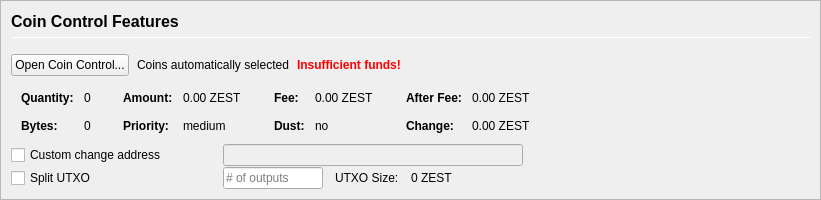
         <widget class="QFrame" name="frameCoinControl">
          <property name="sizePolicy">
           <sizepolicy hsizetype="Expanding" vsizetype="Expanding">
            <horstretch>0</horstretch>
            <verstretch>0</verstretch>
           </sizepolicy>
          </property>
          <property name="maximumSize">
           <size>
            <width>16777215</width>
            <height>16777215</height>
           </size>
          </property>
          <property name="frameShape">
           <enum>QFrame::StyledPanel</enum>
          </property>
          <property name="frameShadow">
           <enum>QFrame::Sunken</enum>
          </property>
          <layout class="QVBoxLayout" name="verticalLayoutCoinControl2">
           <property name="spacing">
            <number>0</number>
           </property>
           <property name="leftMargin">
            <number>0</number>
           </property>
           <property name="topMargin">
            <number>0</number>
           </property>
           <property name="rightMargin">
            <number>0</number>
           </property>
           <property name="bottomMargin">
            <number>0</number>
           </property>
           <item>
            <widget class="QFrame" name="frameCoinControl_BG">
             <layout class="QVBoxLayout" name="verticalLayoutCoinControl" stretch="0,0,0,0,0,0">
              <property name="spacing">
               <number>1</number>
              </property>
              <property name="leftMargin">
               <number>10</number>
              </property>
              <property name="topMargin">
               <number>10</number>
              </property>
              <item>
               <layout class="QHBoxLayout" name="horizontalLayoutCoinControl1">
                <property name="bottomMargin">
                 <number>15</number>
                </property>
                <item>
                 <layout class="QVBoxLayout" name="verticalLayout_3">
                  <property name="spacing">
                   <number>6</number>
                  </property>
                  <item>
                   <widget class="QLabel" name="labelCoinControlFeatures">
                    <property name="sizePolicy">
                     <sizepolicy hsizetype="Preferred" vsizetype="Maximum">
                      <horstretch>0</horstretch>
                      <verstretch>0</verstretch>
                     </sizepolicy>
                    </property>
                    <property name="minimumSize">
                     <size>
                      <width>0</width>
                      <height>20</height>
                     </size>
                    </property>
                    <property name="font">
                     <font>
                      <pointsize>12</pointsize>
                      <weight>75</weight>
                      <bold>true</bold>
                     </font>
                    </property>
                    <property name="styleSheet">
                     <string notr="true">font-weight:bold;</string>
                    </property>
                    <property name="text">
                     <string>Coin Control Features</string>
                    </property>
                   </widget>
                  </item>
                  <item>
                   <widget class="Line" name="line">
                    <property name="minimumSize">
                     <size>
                      <width>0</width>
                      <height>1</height>
                     </size>
                    </property>
                    <property name="maximumSize">
                     <size>
                      <width>16777215</width>
                      <height>1</height>
                     </size>
                    </property>
                    <property name="orientation">
                     <enum>Qt::Horizontal</enum>
                    </property>
                   </widget>
                  </item>
                 </layout>
                </item>
               </layout>
              </item>
              <item>
               <layout class="QHBoxLayout" name="horizontalLayoutCoinControl2" stretch="0,0,0,0">
                <property name="spacing">
                 <number>8</number>
                </property>
                <property name="bottomMargin">
                 <number>10</number>
                </property>
                <item>
                 <widget class="QPushButton" name="pushButtonCoinControl">
                  <property name="styleSheet">
                   <string notr="true"/>
                  </property>
                  <property name="text">
                   <string>Open Coin Control...</string>
                  </property>
                  <property name="autoDefault">
                   <bool>false</bool>
                  </property>
                 </widget>
                </item>
                <item>
                 <widget class="QLabel" name="labelCoinControlAutomaticallySelected">
                  <property name="text">
                   <string>Coins automatically selected</string>
                  </property>
                  <property name="margin">
                   <number>5</number>
                  </property>
                 </widget>
                </item>
                <item>
                 <widget class="QLabel" name="labelCoinControlInsuffFunds">
                  <property name="font">
                   <font>
                    <weight>75</weight>
                    <bold>true</bold>
                   </font>
                  </property>
                  <property name="styleSheet">
                   <string notr="true">color:red;font-weight:bold;</string>
                  </property>
                  <property name="text">
                   <string>Insufficient funds!</string>
                  </property>
                  <property name="margin">
                   <number>5</number>
                  </property>
                 </widget>
                </item>
                <item>
                 <spacer name="horizontalSpacerCoinControl">
                  <property name="orientation">
                   <enum>Qt::Horizontal</enum>
                  </property>
                  <property name="sizeHint" stdset="0">
                   <size>
                    <width>40</width>
                    <height>1</height>
                   </size>
                  </property>
                 </spacer>
                </item>
               </layout>
              </item>
              <item>
               <widget class="QWidget" name="widgetCoinControl" native="true">
                <property name="sizePolicy">
                 <sizepolicy hsizetype="Preferred" vsizetype="Preferred">
                  <horstretch>0</horstretch>
                  <verstretch>0</verstretch>
                 </sizepolicy>
                </property>
                <property name="minimumSize">
                 <size>
                  <width>0</width>
                  <height>0</height>
                 </size>
                </property>
                <property name="styleSheet">
                 <string notr="true"/>
                </property>
                <layout class="QHBoxLayout" name="horizontalLayoutCoinControl5">
                 <property name="leftMargin">
                  <number>0</number>
                 </property>
                 <property name="topMargin">
                  <number>0</number>
                 </property>
                 <property name="rightMargin">
                  <number>0</number>
                 </property>
                 <property name="bottomMargin">
                  <number>0</number>
                 </property>
                 <item>
                  <layout class="QHBoxLayout" name="horizontalLayoutCoinControl3" stretch="0,0,0,1">
                   <property name="spacing">
                    <number>20</number>
                   </property>
                   <property name="topMargin">
                    <number>0</number>
                   </property>
                   <property name="bottomMargin">
                    <number>10</number>
                   </property>
                   <item>
                    <layout class="QFormLayout" name="formLayoutCoinControl1">
                     <property name="horizontalSpacing">
                      <number>10</number>
                     </property>
                     <property name="verticalSpacing">
                      <number>14</number>
                     </property>
                     <property name="leftMargin">
                      <number>10</number>
                     </property>
                     <property name="topMargin">
                      <number>4</number>
                     </property>
                     <property name="rightMargin">
                      <number>6</number>
                     </property>
                     <item row="0" column="0">
                      <widget class="QLabel" name="labelCoinControlQuantityText">
                       <property name="font">
                        <font>
                         <weight>75</weight>
                         <bold>true</bold>
                        </font>
                       </property>
                       <property name="text">
                        <string>Quantity:</string>
                       </property>
                       <property name="margin">
                        <number>0</number>
                       </property>
                      </widget>
                     </item>
                     <item row="0" column="1">
                      <widget class="QLabel" name="labelCoinControlQuantity">
                       <property name="cursor">
                        <cursorShape>IBeamCursor</cursorShape>
                       </property>
                       <property name="contextMenuPolicy">
                        <enum>Qt::ActionsContextMenu</enum>
                       </property>
                       <property name="text">
                        <string notr="true">0</string>
                       </property>
                       <property name="margin">
                        <number>0</number>
                       </property>
                       <property name="textInteractionFlags">
                        <set>Qt::LinksAccessibleByMouse|Qt::TextSelectableByKeyboard|Qt::TextSelectableByMouse</set>
                       </property>
                      </widget>
                     </item>
                     <item row="1" column="0">
                      <widget class="QLabel" name="labelCoinControlBytesText">
                       <property name="font">
                        <font>
                         <weight>75</weight>
                         <bold>true</bold>
                        </font>
                       </property>
                       <property name="text">
                        <string>Bytes:</string>
                       </property>
                      </widget>
                     </item>
                     <item row="1" column="1">
                      <widget class="QLabel" name="labelCoinControlBytes">
                       <property name="cursor">
                        <cursorShape>IBeamCursor</cursorShape>
                       </property>
                       <property name="contextMenuPolicy">
                        <enum>Qt::ActionsContextMenu</enum>
                       </property>
                       <property name="text">
                        <string notr="true">0</string>
                       </property>
                       <property name="textInteractionFlags">
                        <set>Qt::LinksAccessibleByMouse|Qt::TextSelectableByKeyboard|Qt::TextSelectableByMouse</set>
                       </property>
                      </widget>
                     </item>
                    </layout>
                   </item>
                   <item>
                    <layout class="QFormLayout" name="formLayoutCoinControl2">
                     <property name="horizontalSpacing">
                      <number>10</number>
                     </property>
                     <property name="verticalSpacing">
                      <number>14</number>
                     </property>
                     <property name="leftMargin">
                      <number>6</number>
                     </property>
                     <property name="topMargin">
                      <number>4</number>
                     </property>
                     <property name="rightMargin">
                      <number>6</number>
                     </property>
                     <item row="0" column="0">
                      <widget class="QLabel" name="labelCoinControlAmountText">
                       <property name="font">
                        <font>
                         <weight>75</weight>
                         <bold>true</bold>
                        </font>
                       </property>
                       <property name="text">
                        <string>Amount:</string>
                       </property>
                       <property name="margin">
                        <number>0</number>
                       </property>
                      </widget>
                     </item>
                     <item row="0" column="1">
                      <widget class="QLabel" name="labelCoinControlAmount">
                       <property name="cursor">
                        <cursorShape>IBeamCursor</cursorShape>
                       </property>
                       <property name="contextMenuPolicy">
                        <enum>Qt::ActionsContextMenu</enum>
                       </property>
                       <property name="text">
                        <string notr="true">0.00 ZEST</string>
                       </property>
                       <property name="textInteractionFlags">
                        <set>Qt::LinksAccessibleByMouse|Qt::TextSelectableByKeyboard|Qt::TextSelectableByMouse</set>
                       </property>
                      </widget>
                     </item>
                     <item row="1" column="0">
                      <widget class="QLabel" name="labelCoinControlPriorityText">
                       <property name="font">
                        <font>
                         <weight>75</weight>
                         <bold>true</bold>
                        </font>
                       </property>
                       <property name="text">
                        <string>Priority:</string>
                       </property>
                      </widget>
                     </item>
                     <item row="1" column="1">
                      <widget class="QLabel" name="labelCoinControlPriority">
                       <property name="cursor">
                        <cursorShape>IBeamCursor</cursorShape>
                       </property>
                       <property name="contextMenuPolicy">
                        <enum>Qt::ActionsContextMenu</enum>
                       </property>
                       <property name="text">
                        <string>medium</string>
                       </property>
                       <property name="textInteractionFlags">
                        <set>Qt::LinksAccessibleByMouse|Qt::TextSelectableByKeyboard|Qt::TextSelectableByMouse</set>
                       </property>
                      </widget>
                     </item>
                    </layout>
                   </item>
                   <item>
                    <layout class="QFormLayout" name="formLayoutCoinControl3">
                     <property name="horizontalSpacing">
                      <number>10</number>
                     </property>
                     <property name="verticalSpacing">
                      <number>14</number>
                     </property>
                     <property name="leftMargin">
                      <number>6</number>
                     </property>
                     <property name="topMargin">
                      <number>4</number>
                     </property>
                     <property name="rightMargin">
                      <number>6</number>
                     </property>
                     <item row="0" column="0">
                      <widget class="QLabel" name="labelCoinControlFeeText">
                       <property name="font">
                        <font>
                         <weight>75</weight>
                         <bold>true</bold>
                        </font>
                       </property>
                       <property name="text">
                        <string>Fee:</string>
                       </property>
                       <property name="margin">
                        <number>0</number>
                       </property>
                      </widget>
                     </item>
                     <item row="0" column="1">
                      <widget class="QLabel" name="labelCoinControlFee">
                       <property name="cursor">
                        <cursorShape>IBeamCursor</cursorShape>
                       </property>
                       <property name="contextMenuPolicy">
                        <enum>Qt::ActionsContextMenu</enum>
                       </property>
                       <property name="text">
                        <string notr="true">0.00 ZEST</string>
                       </property>
                       <property name="textInteractionFlags">
                        <set>Qt::LinksAccessibleByMouse|Qt::TextSelectableByKeyboard|Qt::TextSelectableByMouse</set>
                       </property>
                      </widget>
                     </item>
                     <item row="1" column="0">
                      <widget class="QLabel" name="labelCoinControlLowOutputText">
                       <property name="font">
                        <font>
                         <weight>75</weight>
                         <bold>true</bold>
                        </font>
                       </property>
                       <property name="text">
                        <string>Dust:</string>
                       </property>
                      </widget>
                     </item>
                     <item row="1" column="1">
                      <widget class="QLabel" name="labelCoinControlLowOutput">
                       <property name="cursor">
                        <cursorShape>IBeamCursor</cursorShape>
                       </property>
                       <property name="contextMenuPolicy">
                        <enum>Qt::ActionsContextMenu</enum>
                       </property>
                       <property name="text">
                        <string>no</string>
                       </property>
                       <property name="textInteractionFlags">
                        <set>Qt::LinksAccessibleByMouse|Qt::TextSelectableByKeyboard|Qt::TextSelectableByMouse</set>
                       </property>
                      </widget>
                     </item>
                    </layout>
                   </item>
                   <item>
                    <layout class="QFormLayout" name="formLayoutCoinControl4">
                     <property name="horizontalSpacing">
                      <number>10</number>
                     </property>
                     <property name="verticalSpacing">
                      <number>14</number>
                     </property>
                     <property name="leftMargin">
                      <number>6</number>
                     </property>
                     <property name="topMargin">
                      <number>4</number>
                     </property>
                     <property name="rightMargin">
                      <number>6</number>
                     </property>
                     <item row="0" column="0">
                      <widget class="QLabel" name="labelCoinControlAfterFeeText">
                       <property name="font">
                        <font>
                         <weight>75</weight>
                         <bold>true</bold>
                        </font>
                       </property>
                       <property name="text">
                        <string>After Fee:</string>
                       </property>
                       <property name="margin">
                        <number>0</number>
                       </property>
                      </widget>
                     </item>
                     <item row="0" column="1">
                      <widget class="QLabel" name="labelCoinControlAfterFee">
                       <property name="cursor">
                        <cursorShape>IBeamCursor</cursorShape>
                       </property>
                       <property name="contextMenuPolicy">
                        <enum>Qt::ActionsContextMenu</enum>
                       </property>
                       <property name="text">
                        <string notr="true">0.00 ZEST</string>
                       </property>
                       <property name="textInteractionFlags">
                        <set>Qt::LinksAccessibleByMouse|Qt::TextSelectableByKeyboard|Qt::TextSelectableByMouse</set>
                       </property>
                      </widget>
                     </item>
                     <item row="1" column="0">
                      <widget class="QLabel" name="labelCoinControlChangeText">
                       <property name="font">
                        <font>
                         <weight>75</weight>
                         <bold>true</bold>
                        </font>
                       </property>
                       <property name="text">
                        <string>Change:</string>
                       </property>
                      </widget>
                     </item>
                     <item row="1" column="1">
                      <widget class="QLabel" name="labelCoinControlChange">
                       <property name="cursor">
                        <cursorShape>IBeamCursor</cursorShape>
                       </property>
                       <property name="contextMenuPolicy">
                        <enum>Qt::ActionsContextMenu</enum>
                       </property>
                       <property name="text">
                        <string notr="true">0.00 ZEST</string>
                       </property>
                       <property name="textInteractionFlags">
                        <set>Qt::LinksAccessibleByMouse|Qt::TextSelectableByKeyboard|Qt::TextSelectableByMouse</set>
                       </property>
                      </widget>
                     </item>
                    </layout>
                   </item>
                  </layout>
                 </item>
                </layout>
               </widget>
              </item>
              <item>
               <layout class="QHBoxLayout" name="horizontalLayoutCoinControl4">
                <property name="spacing">
                 <number>12</number>
                </property>
                <property name="sizeConstraint">
                 <enum>QLayout::SetDefaultConstraint</enum>
                </property>
                <property name="topMargin">
                 <number>0</number>
                </property>
                <property name="rightMargin">
                 <number>0</number>
                </property>
                <item>
                 <widget class="QCheckBox" name="checkBoxCoinControlChange">
                  <property name="sizePolicy">
                   <sizepolicy hsizetype="Preferred" vsizetype="Preferred">
                    <horstretch>0</horstretch>
                    <verstretch>0</verstretch>
                   </sizepolicy>
                  </property>
                  <property name="minimumSize">
                   <size>
                    <width>200</width>
                    <height>0</height>
                   </size>
                  </property>
                  <property name="maximumSize">
                   <size>
                    <width>200</width>
                    <height>16777215</height>
                   </size>
                  </property>
                  <property name="toolTip">
                   <string>If this is activated, but the change address is empty or invalid, change will be sent to a newly generated address.</string>
                  </property>
                  <property name="text">
                   <string>Custom change address</string>
                  </property>
                 </widget>
                </item>
                <item>
                 <widget class="QValidatedLineEdit" name="lineEditCoinControlChange">
                  <property name="enabled">
                   <bool>false</bool>
                  </property>
                  <property name="sizePolicy">
                   <sizepolicy hsizetype="Preferred" vsizetype="Preferred">
                    <horstretch>0</horstretch>
                    <verstretch>0</verstretch>
                   </sizepolicy>
                  </property>
                  <property name="minimumSize">
                   <size>
                    <width>300</width>
                    <height>0</height>
                   </size>
                  </property>
                 </widget>
                </item>
                <item>
                 <widget class="QLabel" name="labelCoinControlChangeLabel">
                  <property name="sizePolicy">
                   <sizepolicy hsizetype="Preferred" vsizetype="Preferred">
                    <horstretch>0</horstretch>
                    <verstretch>0</verstretch>
                   </sizepolicy>
                  </property>
                  <property name="minimumSize">
                   <size>
                    <width>100</width>
                    <height>0</height>
                   </size>
                  </property>
                  <property name="text">
                   <string/>
                  </property>
                  <property name="margin">
                   <number>3</number>
                  </property>
                 </widget>
                </item>
               </layout>
              </item>
              <item>
               <layout class="QHBoxLayout" name="horizontalLayoutCoinControl6">
                <property name="spacing">
                 <number>12</number>
                </property>
                <property name="rightMargin">
                 <number>0</number>
                </property>
                <item>
                 <widget class="QCheckBox" name="splitBlockCheckBox">
                  <property name="sizePolicy">
                   <sizepolicy hsizetype="Preferred" vsizetype="Preferred">
                    <horstretch>0</horstretch>
                    <verstretch>0</verstretch>
                   </sizepolicy>
                  </property>
                  <property name="minimumSize">
                   <size>
                    <width>200</width>
                    <height>0</height>
                   </size>
                  </property>
                  <property name="maximumSize">
                   <size>
                    <width>200</width>
                    <height>16777215</height>
                   </size>
                  </property>
                  <property name="text">
                   <string>Split UTXO</string>
                  </property>
                 </widget>
                </item>
                <item>
                 <widget class="QLineEdit" name="splitBlockLineEdit">
                  <property name="sizePolicy">
                   <sizepolicy hsizetype="Preferred" vsizetype="Preferred">
                    <horstretch>50</horstretch>
                    <verstretch>0</verstretch>
                   </sizepolicy>
                  </property>
                  <property name="minimumSize">
                   <size>
                    <width>100</width>
                    <height>0</height>
                   </size>
                  </property>
                  <property name="maximumSize">
                   <size>
                    <width>100</width>
                    <height>16777215</height>
                   </size>
                  </property>
                  <property name="placeholderText">
                   <string># of outputs</string>
                  </property>
                 </widget>
                </item>
                <item>
                 <widget class="QLabel" name="labelBlockSizeText">
                  <property name="text">
                   <string>UTXO Size:</string>
                  </property>
                 </widget>
                </item>
                <item>
                 <widget class="QLabel" name="labelBlockSize">
                  <property name="text">
                   <string>0 ZEST</string>
                  </property>
                 </widget>
                </item>
                <item>
                 <spacer name="horizontalSpacer_7">
                  <property name="orientation">
                   <enum>Qt::Horizontal</enum>
                  </property>
                  <property name="sizeHint" stdset="0">
                   <size>
                    <width>40</width>
                    <height>20</height>
                   </size>
                  </property>
                 </spacer>
                </item>
               </layout>
              </item>
              <item>
               <spacer name="verticalSpacerCoinControl">
                <property name="orientation">
                 <enum>Qt::Vertical</enum>
                </property>
                <property name="sizeHint" stdset="0">
                 <size>
                  <width>800</width>
                  <height>1</height>
                 </size>
                </property>
               </spacer>
              </item>
             </layout>
            </widget>
           </item>
          </layout>
         </widget>
